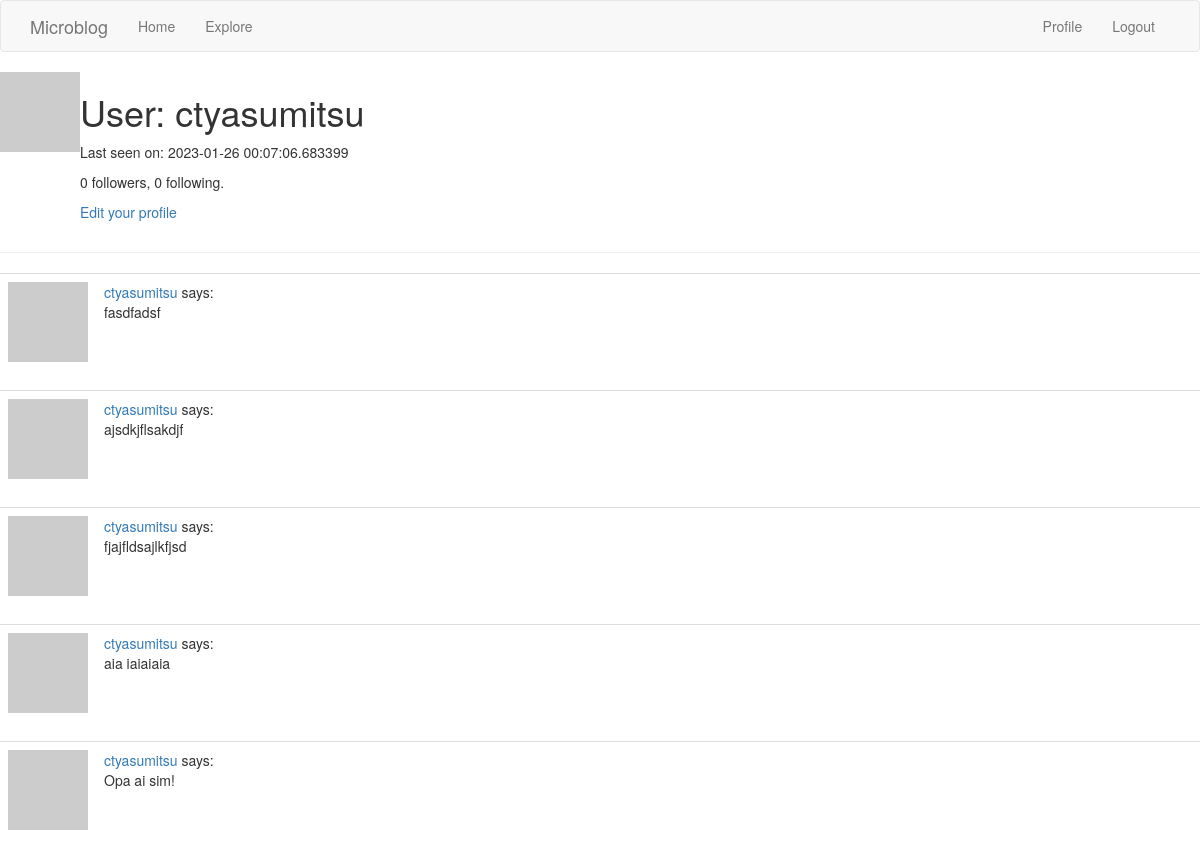
Screenshot of /user/ctyasumitsu (signed in) with the database file from the repository.
### app/models.py (models this page shows, shortened)
class User(UserMixin, db.Model):
    id = db.Column(db.Integer, primary_key=True)
    username = db.Column(db.String(64), index=True, unique=True)
    email = db.Column(db.String(120), index=True, unique=True)
    password_hash = db.Column(db.String(128))
    posts = db.relationship('Post', backref='author', lazy='dynamic')
    about_me = db.Column(db.String(140))
    last_seen = db.Column(db.DateTime, default=datetime.utcnow)
    followed = db.relationship(
        'User', secondary=followers,
        primaryjoin=(followers.c.follower_id == id),
        secondaryjoin=(followers.c.followed_id == id),
        backref=db.backref('followers', lazy='dynamic'), lazy='dynamic')
    def avatar(self, size):
        digest = md5(self.email.lower().encode('utf-8')).hexdigest()
        return 'https://www.gravatar.com/avatar/{}?d=identicon&s={}'.format(
            digest, size)

class Post(db.Model):
    id = db.Column(db.Integer, primary_key=True)
    body = db.Column(db.String(140))
    timestamp = db.Column(db.DateTime, index=True, default=datetime.utcnow)
    user_id = db.Column(db.Integer, db.ForeignKey('user.id'))

### app/routes.py (the view)
@app.route('/user/<username>')
@login_required
def user(username):
    user = User.query.filter_by(username=username).first_or_404()
    page = request.args.get('page', 1, type=int)
    posts = user.posts.order_by(Post.timestamp.desc()).paginate(
        page=page, per_page=app.config['POSTS_PER_PAGE'], error_out=False
    )
    next_url = url_for('user', username=user.username, page=posts.next_num) \
        if posts.has_next else None
    prev_url = url_for('user', username=user.username, page=posts.prev_num) \
        if posts.has_prev else None
    form = EmptyForm()
    return render_template('user.html', user=user, posts=posts.items, next_url=next_url, prev_url=prev_url, form=form)

### app/models.py (called while the page is built)
@login.user_loader
def load_user(id):
    return User.query.get(int(id))

### app/routes.py (called while the page is built)
@app.before_request
def before_request():
    if current_user.is_authenticated:
        current_user.last_seen = datetime.utcnow()
        db.session.commit()

### app/templates/user.html (shortened to what this page needs)
{% extends "base.html" %} {% block content %}
<table>
  <tr valign="top">
    <td><img src="{{ user.avatar(128) }}" /></td>
    <td>
      <h1>User: {{ user.username }}</h1>
        {% if user.last_seen %}<p>Last seen on: {{ user.last_seen }}</p>{% endif %}
        <p>{{ user.followers.count() }} followers, {{ user.followed.count() }} following.</p>
        {% if user == current_user %}
        <p><a href="{{ url_for('edit_profile') }}">Edit your profile</a></p>
        {% endif %}
    </td>
  </tr>
</table>
<hr />
{% for post in posts %}
    {% include '_post.html' %}
{% endfor %}
 {% endblock %}

### app/templates/_post.html
<table class="table table-hover">
  <tr>
    <td width="70px">
      <a href="{{ url_for('user', username=post.author.username) }}">
        <img src="{{ post.author.avatar(70) }}" />
      </a>
    </td>
    <td>
      <a href="{{ url_for('user', username=post.author.username) }}">
        {{ post.author.username }}
      </a>
      says:
      <br />
      {{ post.body }}
    </td>
  </tr>
</table>

### rows the page displays
User: username "ctyasumitsu", last_seen "2023-01-26 00:07:06.683399"
Post: author.username "ctyasumitsu", body "fasdfadsf"
Post: author.username "ctyasumitsu", body "ajsdkjflsakdjf"
Post: author.username "ctyasumitsu", body "fjajfldsajlkfjsd"
Post: author.username "ctyasumitsu", body "aia iaiaiaia"
Post: author.username "ctyasumitsu", body "Opa ai sim!"

### other values shown
{{ user.followers.count() }} "0"
{{ user.followed.count() }} "0"
